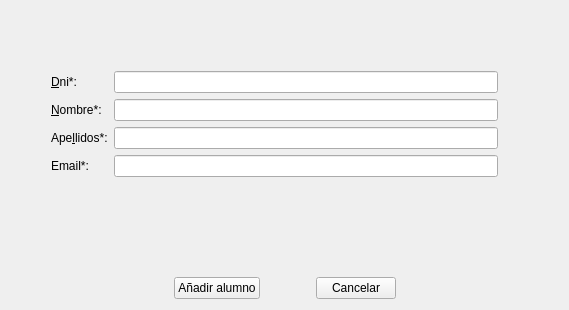
<?xml version="1.0" encoding="UTF-8"?>
<ui version="4.0">
 <class>Form</class>
 <widget class="QWidget" name="Form">
  <property name="geometry">
   <rect>
    <x>0</x>
    <y>0</y>
    <width>569</width>
    <height>310</height>
   </rect>
  </property>
  <property name="windowTitle">
   <string>Añadir un alumno</string>
  </property>
  <layout class="QVBoxLayout" name="verticalLayout">
   <item>
    <spacer name="verticalSpacer">
     <property name="orientation">
      <enum>Qt::Vertical</enum>
     </property>
     <property name="sizeType">
      <enum>QSizePolicy::Fixed</enum>
     </property>
     <property name="sizeHint" stdset="0">
      <size>
       <width>20</width>
       <height>60</height>
      </size>
     </property>
    </spacer>
   </item>
   <item>
    <layout class="QHBoxLayout" name="horizontalLayout_2">
     <item>
      <spacer name="horizontalSpacer_5">
       <property name="orientation">
        <enum>Qt::Horizontal</enum>
       </property>
       <property name="sizeType">
        <enum>QSizePolicy::Fixed</enum>
       </property>
       <property name="sizeHint" stdset="0">
        <size>
         <width>40</width>
         <height>20</height>
        </size>
       </property>
      </spacer>
     </item>
     <item>
      <layout class="QFormLayout" name="formLayout">
       <item row="0" column="0">
        <widget class="QLabel" name="label">
         <property name="text">
          <string>&amp;Dni*:</string>
         </property>
         <property name="buddy">
          <cstring>lDni</cstring>
         </property>
        </widget>
       </item>
       <item row="0" column="1">
        <widget class="QLineEdit" name="lDni">
         <property name="toolTip">
          <string>Dni del alumno</string>
         </property>
         <property name="whatsThis">
          <string>El número de identificación personal (DNI) del alumno a añadir.</string>
         </property>
         <property name="maxLength">
          <number>10</number>
         </property>
        </widget>
       </item>
       <item row="1" column="0">
        <widget class="QLabel" name="label_2">
         <property name="text">
          <string>&amp;Nombre*:</string>
         </property>
         <property name="buddy">
          <cstring>lNombre</cstring>
         </property>
        </widget>
       </item>
       <item row="1" column="1">
        <widget class="QLineEdit" name="lNombre">
         <property name="toolTip">
          <string>Nombre del alumno</string>
         </property>
         <property name="whatsThis">
          <string>El nombre del Alumno</string>
         </property>
         <property name="maxLength">
          <number>45</number>
         </property>
        </widget>
       </item>
       <item row="2" column="0">
        <widget class="QLabel" name="label_3">
         <property name="text">
          <string>Ape&amp;llidos*:</string>
         </property>
         <property name="buddy">
          <cstring>lApellidos</cstring>
         </property>
        </widget>
       </item>
       <item row="2" column="1">
        <widget class="QLineEdit" name="lApellidos">
         <property name="toolTip">
          <string>Apellidos del alumno</string>
         </property>
         <property name="whatsThis">
          <string>Los dos apellidos del alumno.</string>
         </property>
         <property name="maxLength">
          <number>45</number>
         </property>
        </widget>
       </item>
       <item row="3" column="0">
        <widget class="QLabel" name="label_4">
         <property name="text">
          <string>Email*:</string>
         </property>
         <property name="buddy">
          <cstring>lEmail</cstring>
         </property>
        </widget>
       </item>
       <item row="3" column="1">
        <widget class="QLineEdit" name="lEmail">
         <property name="toolTip">
          <string>Email del alumno</string>
         </property>
         <property name="whatsThis">
          <string>El email que posee el alumno en la universidad por el cual le serán enviado los correos.</string>
         </property>
         <property name="maxLength">
          <number>45</number>
         </property>
        </widget>
       </item>
      </layout>
     </item>
     <item>
      <spacer name="horizontalSpacer_4">
       <property name="orientation">
        <enum>Qt::Horizontal</enum>
       </property>
       <property name="sizeType">
        <enum>QSizePolicy::Fixed</enum>
       </property>
       <property name="sizeHint" stdset="0">
        <size>
         <width>60</width>
         <height>20</height>
        </size>
       </property>
      </spacer>
     </item>
    </layout>
   </item>
   <item>
    <layout class="QHBoxLayout" name="horizontalLayout">
     <item>
      <spacer name="horizontalSpacer">
       <property name="orientation">
        <enum>Qt::Horizontal</enum>
       </property>
       <property name="sizeHint" stdset="0">
        <size>
         <width>40</width>
         <height>20</height>
        </size>
       </property>
      </spacer>
     </item>
     <item>
      <widget class="QPushButton" name="bAnadirAlumno">
       <property name="toolTip">
        <string>Añadir alumno al nuevo grupo</string>
       </property>
       <property name="whatsThis">
        <string>Añade el alumno a la lista de creación del grupo. ¡OJO! Si el alumno ya existe NO se agregará</string>
       </property>
       <property name="text">
        <string>Añadir alumno</string>
       </property>
       <property name="icon">
        <iconset>
         <normaloff>plasma-next-icons/Breeze/actions/toolbar/list-add-user.svg</normaloff>plasma-next-icons/Breeze/actions/toolbar/list-add-user.svg</iconset>
       </property>
      </widget>
     </item>
     <item>
      <spacer name="horizontalSpacer_3">
       <property name="orientation">
        <enum>Qt::Horizontal</enum>
       </property>
       <property name="sizeType">
        <enum>QSizePolicy::Fixed</enum>
       </property>
       <property name="sizeHint" stdset="0">
        <size>
         <width>50</width>
         <height>20</height>
        </size>
       </property>
      </spacer>
     </item>
     <item>
      <widget class="QPushButton" name="bCancelar">
       <property name="toolTip">
        <string>Cancelar acción</string>
       </property>
       <property name="whatsThis">
        <string>Cancela la acción, se perderán todos los datos</string>
       </property>
       <property name="text">
        <string>Cancelar</string>
       </property>
       <property name="icon">
        <iconset>
         <normaloff>plasma-next-icons/Breeze/actions/toolbar/dialog-close.svg</normaloff>plasma-next-icons/Breeze/actions/toolbar/dialog-close.svg</iconset>
       </property>
      </widget>
     </item>
     <item>
      <spacer name="horizontalSpacer_2">
       <property name="orientation">
        <enum>Qt::Horizontal</enum>
       </property>
       <property name="sizeHint" stdset="0">
        <size>
         <width>40</width>
         <height>20</height>
        </size>
       </property>
      </spacer>
     </item>
    </layout>
   </item>
  </layout>
 </widget>
 <resources/>
 <connections/>
</ui>
